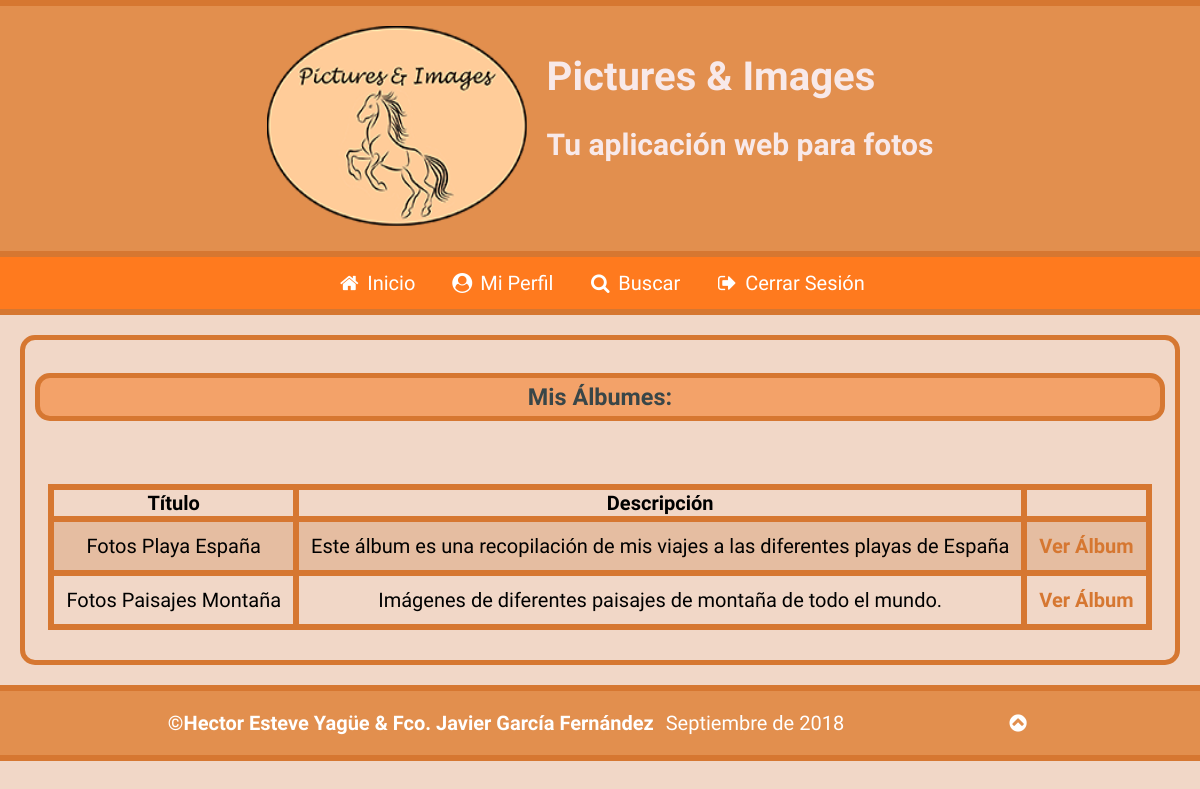
Page /mis_albumes.php (signed in) on the committed database.
### tables this page shows
CREATE TABLE `albumes` (
  `IdAlbum` int(11) NOT NULL,
  `Titulo` varchar(200) NOT NULL,
  `Descripcion` text NOT NULL,
  `Usuario` int(11) NOT NULL
);

### mis_albumes.php (the view, shortened to what this page needs)
<?php
require_once("head.php");
require_once("header.php");
if(!isset($_SESSION["usuarioLog"])){
	$GLOBALS["mysqli"]->close();
	require_once("barraNavSesionNoIniciada.php");
	mostrarErrorMisAlbumesSinIniciarSesion();
}
else{
	if($cookieFalsa == true){
		mostrarMensErrorCookie();
	}
	else{
		require_once("barraNavSesionIniciada.php");
				$idUsuSesion= $GLOBALS["mysqli"]->real_escape_string($_SESSION["usuarioLog"]);
				$sentencia = 'SELECT * FROM albumes WHERE Usuario='.$idUsuSesion;
				 if(!($resultado = $GLOBALS["mysqli"]->query($sentencia))) {
				   echo "<p>Error al ejecutar la sentencia <b>$sentencia</b>: " . $GLOBALS["mysqli"]->error;
				   echo '</p>';
				   exit;
				 }
			if(mysqli_num_rows($resultado)){
				echo<<<arribaTablaMisAlbumes
					<section>
					<h3>Mis Álbumes:</h3>
					<div class="contTabla">
						<table class="tabla" title="Puedes hacer scroll lateral en la tabla si no cabe en tu pantalla para poder ver todos los datos que contiene">
							<tr>
								<th>Título</th>
								<th>Descripción</th>
								<th></th>
							</tr>
arribaTablaMisAlbumes;
				while($fila = $resultado->fetch_object()) {
				   	echo "<tr>";
   					echo "<td>$fila->Titulo</td>";
   					echo "<td>$fila->Descripcion</td>";
   					echo "<td><a href='ver_album.php?IdAlbum=".$fila->IdAlbum."'>Ver Álbum</a></td>";
  					echo "</tr>";
				}
				echo<<<debajoTablaMisAlbumes
							</table>
						</div>
					</section>
debajoTablaMisAlbumes;
			}
			else{
				mostrarErrorNoHayAlbumes();
			}
		}
	}
?>
<?php
	require_once("footer.php");
?>

### estilo.css (style rules this page uses)
body { box-sizing: border-box; min-width: 320px; max-width: 1980px; margin: 0 auto; background-color: #F1D7C7; font-family: 'Kalam', cursive; font-size: 20px; position: relative; }
body>section { margin: 1em; border: 0.3em solid #D67731; border-width: 5px; border-radius: 15px; padding: 0.5em; text-align: center; }
body>section>h3 { background-color: #F3A269; padding: 0.2em; border: 0.3em solid #D67731; border-width: 5px; border-radius: 15px; display: flex; justify-content: center; color: #394648; }
body>section>div>.tabla { margin: auto; border: 0.3em solid #D67731; border-width: 5px; margin-bottom: 1em; margin-top: 2em; border-collapse: collapse; }
body>section>div>.tabla>tbody>tr:nth-child(even) { background-color: #E5BDA1; }
body>section>div>.tabla>tbody>tr>td { padding: 0.6em; border: 0.3em solid #D67731; }
body>section>div>.tabla>tbody>tr>td>a { text-decoration: none; color: #D67731; font-weight: bold; }
body>section>div>.tabla>tbody>tr>th { border: 0.3em solid #D67731; }
body>section>.contTabla { overflow-x:auto; }

### estilo_accesible.css (style rules this page uses)
body { box-sizing: border-box; min-width: 320px; max-width: 1980px; margin: 0 auto; background-color: #ffffff; font-family: 'Kalam', cursive; font-size: 30px; position: relative; }
body>section { margin: 1em; border: 0.3em solid #000000; border-width: 5px; border-radius: 15px; padding: 0.5em; text-align: center; }
body>section>h3 { background-color: #3B3733; padding: 0.2em; border: 0.3em solid #000000; border-width: 5px; border-radius: 15px; display: flex; justify-content: center; color: #ffffff; }
body>section>div>.tabla { margin: auto; border: 0.3em solid #000000; border-width: 5px; margin-bottom: 1em; margin-top: 2em; border-collapse: collapse; }
body>section>div>.tabla>tbody>tr:nth-child(even) { background-color: #666060; color: #ffffff; }
body>section>div>.tabla>tbody>tr>td { padding: 0.6em; border: 0.3em solid #000000; }
body>section>div>.tabla>tbody>tr>td>a { text-decoration: none; color: #000000; font-weight: bold; }
body>section>div>.tabla>tbody>tr>th { border: 0.1cm solid black; }
body>section>.contTabla { overflow-x:auto; }

### print.css (style rules this page uses)
body { box-sizing: border-box; min-width: 320px; max-width: 1980px; margin: 0 auto; background-color: white; font-family: serif; font-size: 12pt; position: relative; }
body>section { margin-right: 1cm; margin-left: 1cm; margin-top: 0cm; margin-bottom: 0cm; border: 0; padding: 0.5cm; text-align: center; padding: 0; }
body>section>h3 { background-color: white; border: none; padding: 0cm; margin-top: 0.4cm; margin-bottom: 0.4cm; border-radius: 15px; display: flex; justify-content: center; color: black; font-size: 24pt; }
::placeholder { color: transparent; }
body>section>div>.tabla { margin: auto; border: 0.1cm solid black; margin-bottom: 0.5cm; margin-top: 0.5cm; border-collapse: collapse; }
body>section>div>.tabla>tbody>tr:nth-child(even) { background-color: #ffffff; }
body>section>div>.tabla>tbody>tr>td { padding: 0.3cm; border: 0.1cm solid black; }
body>section>div>.tabla>tbody>tr>td>a { content: attr(href); color: #0032ff; text-decoration: underline; }
body>section>div>.tabla>tbody>tr>th { border: 0.1cm solid black; }
body>section>.contTabla { overflow-x:auto; }

### rows in the picture
albumes: Titulo "Fotos Playa España", Descripcion "Este álbum es una recopilación de mis viajes a las diferentes playas de España"
albumes: Titulo "Fotos Paisajes Montaña", Descripcion "Imágenes de diferentes paisajes de montaña de todo el mundo."
